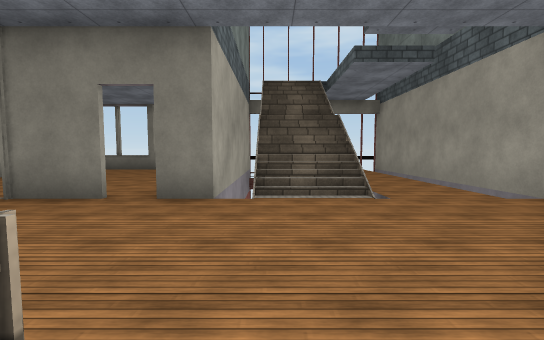
view 1 (above)

24 first-person views from a walk through a 3-D level made in the Unity game engine. The camera is 1.3 m above the floor, tilts 4° down and sees 90° across. The floor is counted in squares, 2 m on a side. Each view is taken from the middle of a square. On the plan, view 1 faces up. The plan holds only what a view shows up to about 9 squares ahead; the rest is blank. The place goes on beyond the plan. Door leaves are left out, so doorways stand open. Some surface patterns are stand-ins.

view 2
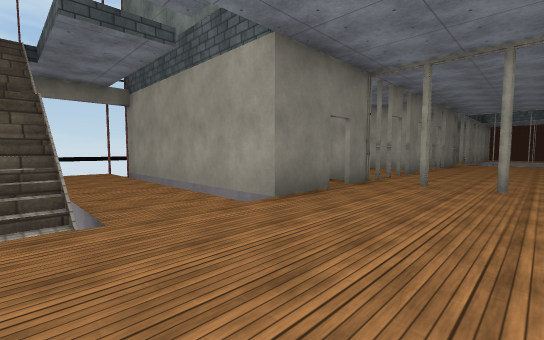

view 3
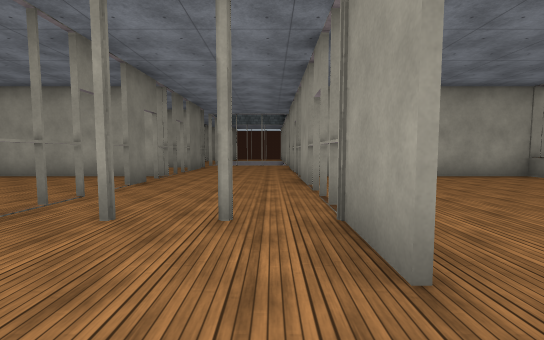

view 4
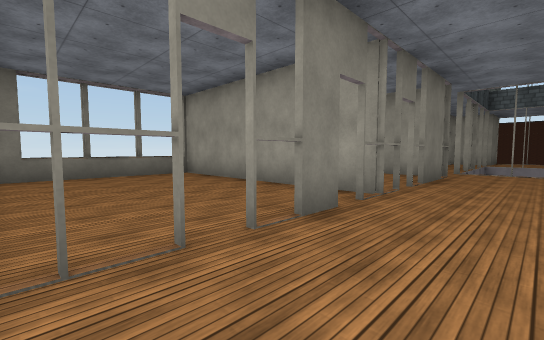

view 5
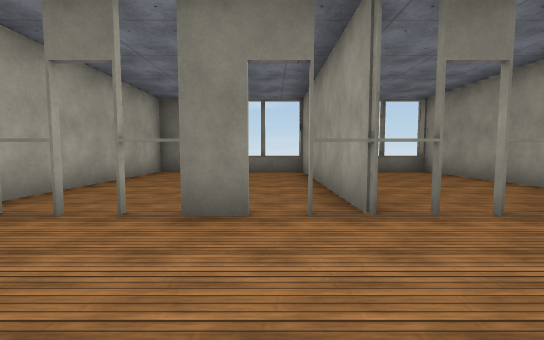

view 6
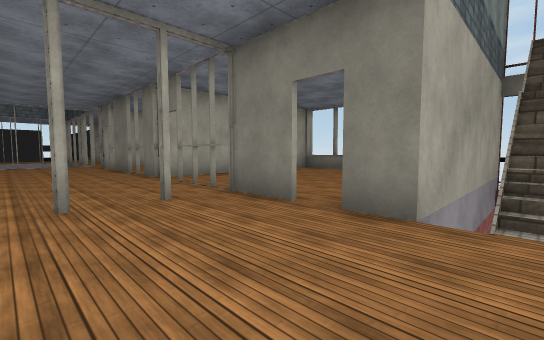

view 7
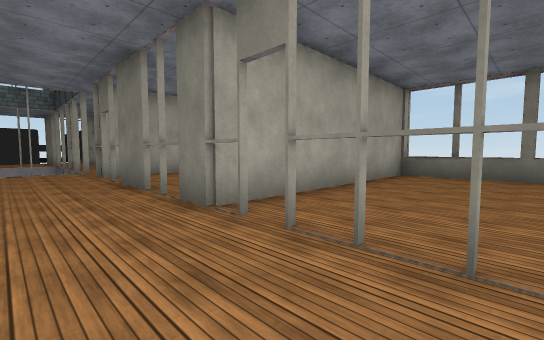

view 8
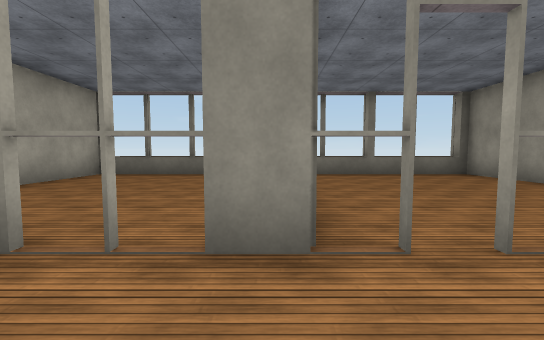

view 9
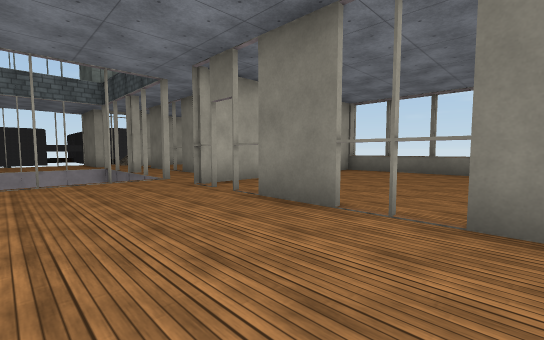

view 10
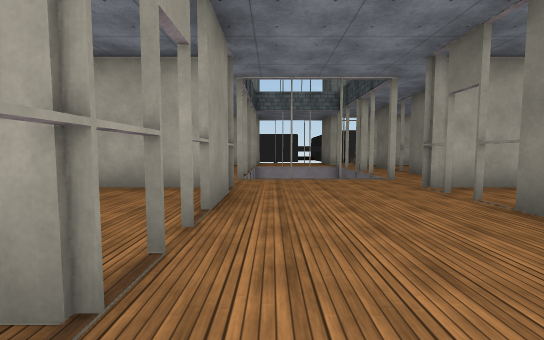

view 11
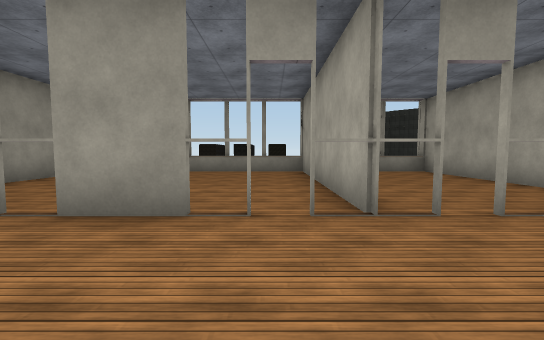

view 12
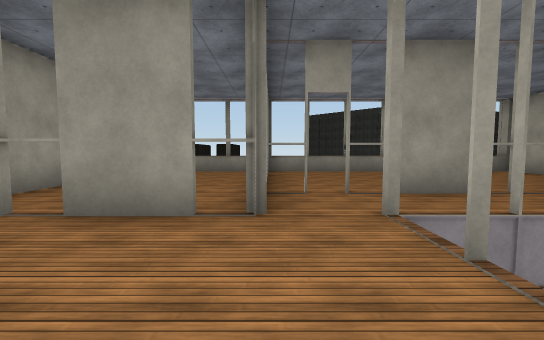

view 13
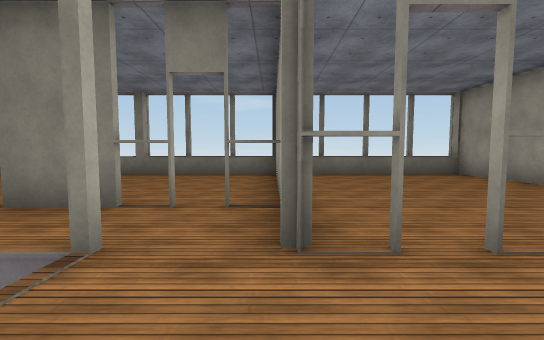

view 14
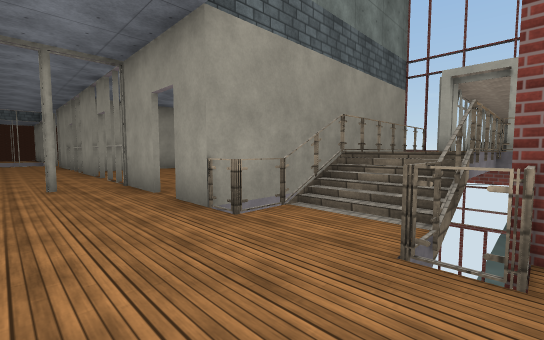

view 15
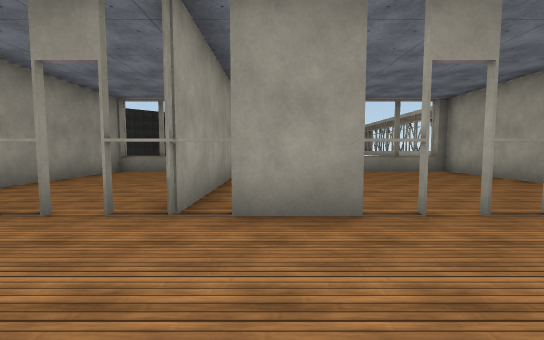

view 16
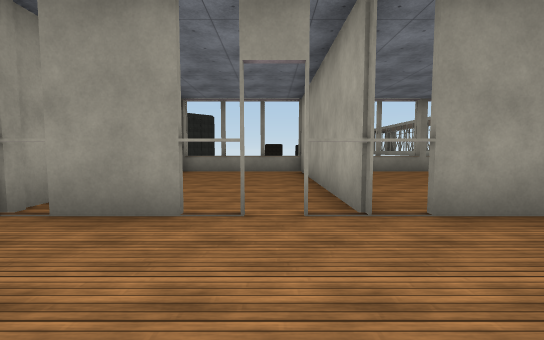

view 17
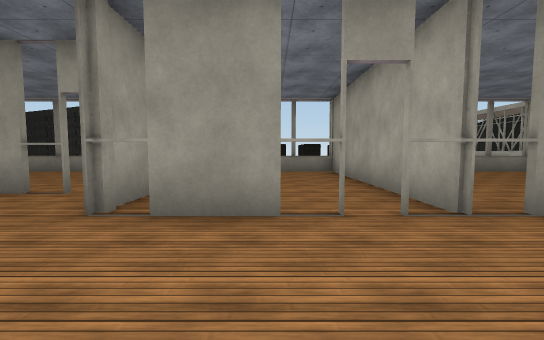

view 18
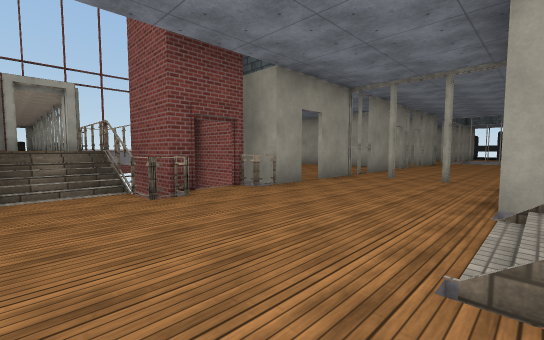

view 19
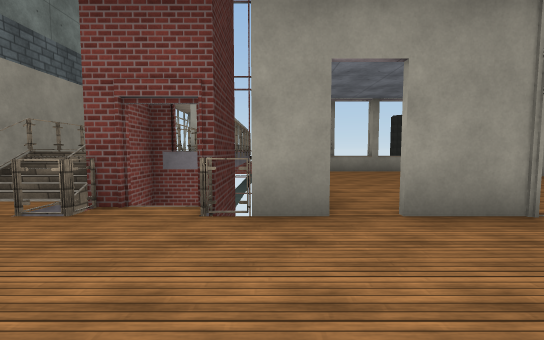

view 20
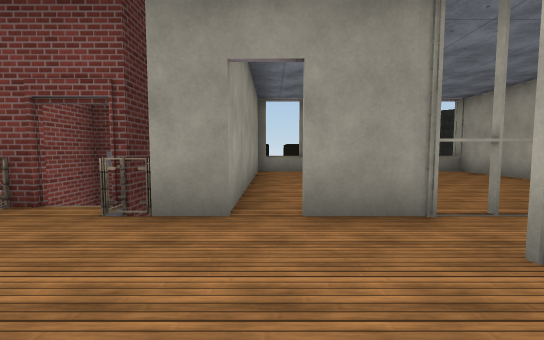

view 21
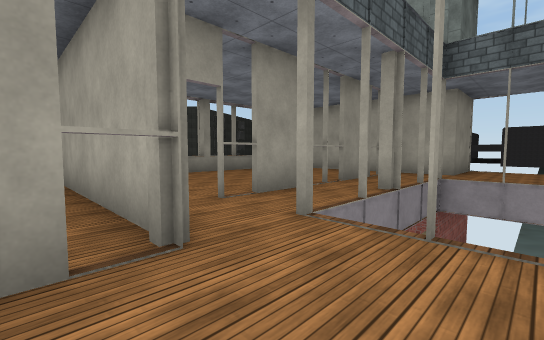

view 22
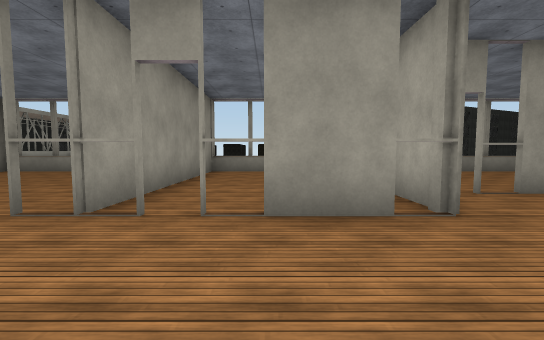

view 23
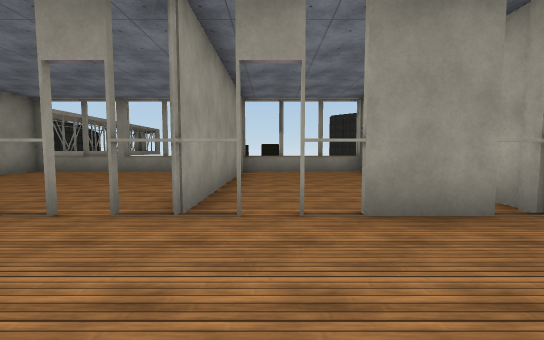

view 24
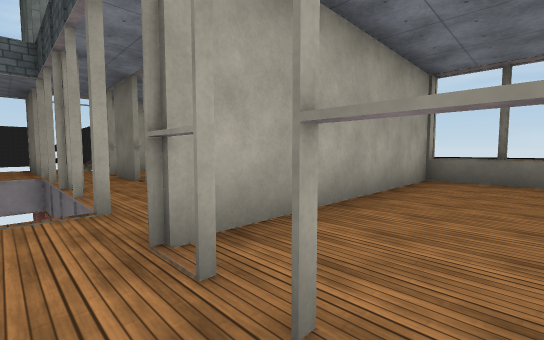

### Floor plan
Key: @ floor where view 1 was taken; # wall or solid block; x gap in a wall; . main floor; : floor 1.25 m higher than the main floor; / step, stairs or slope; D open door; ^ raised ledge; v drop or lower ground; T thing the floor can be seen under or through.
Columns run from 20 left of view 1 to 17 right of it. Each row starts with its distance up from view 1.
 10     ^^^^^^^^#^^^^#^#  v # ##^^^^ ^^^
  9     ....#....#.....#  ..# #....# ..#
  8      ...#....#.....#  ..# #....# ..#
  7      ...#....#.....#//..# #....#...#
  6 # ......#....#.....#//..# #....#...#
  5 # #####.#....#.....#//..###....#...#
  4 #####.###.TTTT.###.#//..####.#.#.#####
  3   v    .............................v
  2   v    .............................v
  1   v    .............................
  0 #####.#####.#.#xTT.#@#..#.##.TTT.###
 -1 #DD####D#...#......#v#//#......T...##
 -2 #.......#...#......#Dv//#......#...#
 -3   ......#...#......# v  #......#...#
 -4  .......#...#......# v: #......#...#
 -5 #.......#...#......#  ::#......#...#
 -6 #^^#^^^^^^^^^^^^^#^# #D##^#^^^ ^^^^^
 -7                       :x

Where each view was taken, in squares from view 1:
view 1: 0 up, 0 right, facing up
view 2: 1 up, 1 right, facing up-right
view 3: 1 up, 4 right, facing right
view 4: 2 up, 7 right, facing up-right
view 5: 1 up, 10 right, facing up
view 6: 1 up, 0 right, facing up-left
view 7: 2 up, 4 left, facing up-left
view 8: 2 up, 7 left, facing up
view 9: 1 up, 7 left, facing up-left
view 10: 1 up, 7 left, facing left
view 11: 3 up, 7 left, facing down
view 12: 3 up, 12 left, facing down
view 13: 2 up, 12 left, facing up
view 14: 2 up, 1 right, facing down-right
view 15: 3 up, 10 right, facing down
view 16: 3 up, 12 right, facing down
view 17: 3 up, 13 right, facing down
view 18: 4 up, 3 right, facing down-left
view 19: 3 up, 1 left, facing down
view 20: 3 up, 2 left, facing down
view 21: 2 up, 11 left, facing down-left
view 22: 3 up, 10 left, facing down
view 23: 3 up, 9 left, facing down
view 24: 3 up, 10 left, facing up-left
